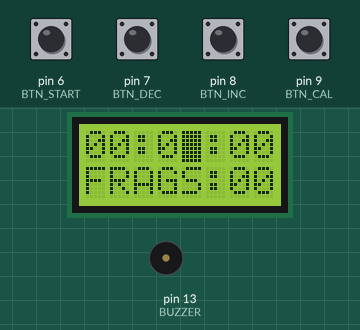
The sketch below on a simulated Arduino Uno, built with avr-gcc and run on an emulated ATmega328P. Shown: 8×2 character LCD, buzzer (waves = sounding, pin HIGH). Inputs (shaded band) come from the test bench; at power-on: pin 6 (BTN_START), pin 7 (BTN_DEC), pin 8 (BTN_INC), pin 9 (BTN_CAL) HIGH. EEPROM starts erased.

Above: at 1.4 s.
1.5 s: pin 6 (BTN_START) pulled LOW for 0.15 s
At 1.75 s:
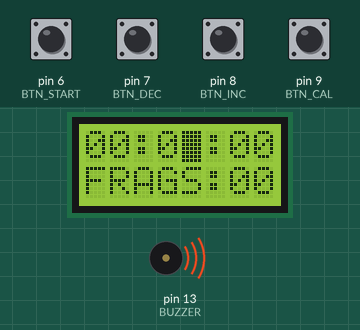
2.2 s: pin 7 (BTN_DEC) pulled LOW for 0.15 s
At 3.3 s:
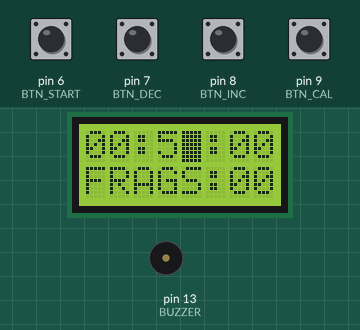
3.8 s: pin 9 (BTN_CAL) pulled LOW for 0.15 s
At 4.5 s:
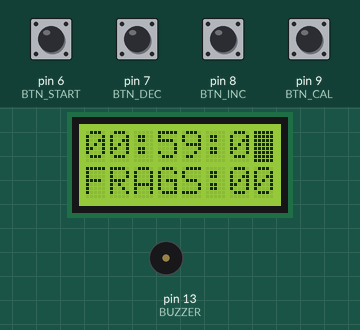
5.4 s: pin 8 (BTN_INC) pulled LOW for 0.15 s
7.0 s: pin 6 (BTN_START) pulled LOW for 1 s
At 8.0 s:
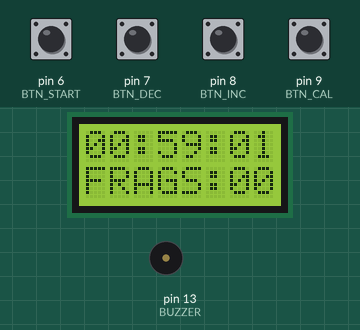
Timing chart, 0 to 10.0 s (numbered marks = the images above; inputs shaded):
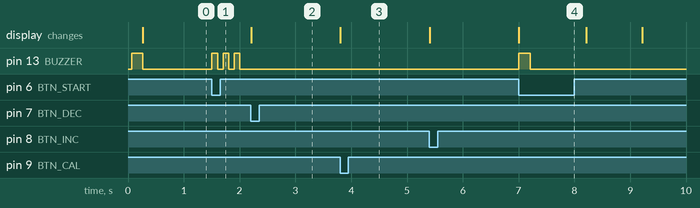

The sketch:

RespawnTimer.ino
```cpp
#include <EEPROM.h>
#include <Bounce2.h>
#include <LiquidCrystal.h>


#define HHC 0 // hours counter index in Counters array
#define MMC 1 // minutes counter index in Counters array
#define SSC 2 // seconds counter index in Counters array
#define FRGC 3 // frags counter index in Counters array

#define BTN_CAL 9 // calibration counter select button port
#define BTN_INC 8 // calibration counter increment button port
#define BTN_DEC 7 // calibration counter decrement button port
#define BTN_START 6 // timer start/frag decrement button port
#define BUZZER 13 // buzzer port

LiquidCrystal lcd(12, 11, 10, 5, 4, 3, 2);

// logic and timers
boolean CalibrationStarted = false;
boolean TimerStarted = false;
boolean FragsOnly = false;
boolean NoFrags = false;
uint8_t Counters[] = {
  0,0,0,0
};
uint8_t MaxCounters[] = {
  99,59,59,99
};
uint8_t CurrentCounter = 1;
unsigned long FinishTime;
unsigned long NextTick;
unsigned long frgBeep;

// button debouncers
Bounce btn_calibration = Bounce();
Bounce btn_increment = Bounce();
Bounce btn_decrement = Bounce();
Bounce btn_start = Bounce();

void setup() {
  pinMode(BTN_CAL, INPUT);
  digitalWrite(BTN_CAL,HIGH);
  btn_calibration.attach(BTN_CAL);
  btn_calibration.interval(5);

  pinMode(BTN_INC, INPUT);
  digitalWrite(BTN_INC,HIGH);
  btn_increment.attach(BTN_INC);
  btn_increment.interval(5);

  pinMode(BTN_DEC, INPUT);
  digitalWrite(BTN_DEC,HIGH);
  btn_decrement.attach(BTN_DEC);
  btn_decrement.interval(5);

  pinMode(BTN_START, INPUT);
  digitalWrite(BTN_START,HIGH);
  btn_start.attach(BTN_START);
  btn_start.interval(5);

  loadCounters();

  lcd.begin(8, 2);
  lcd.blink();

  pinMode(BUZZER, OUTPUT);
  beep(200);
}

void loop() {
  if(!TimerStarted){
    calibrationMode();
  }
  else {
    timerMode();
  }
}

void loadCounters() {
  Counters[HHC] = EEPROM.read(HHC);
  if(Counters[HHC] > MaxCounters[HHC]) {
    Counters[HHC] = 0;
  }
  Counters[MMC] = EEPROM.read(MMC);
  if(Counters[MMC] > MaxCounters[MMC]) {
    Counters[MMC] = 0;
  }
  Counters[SSC] = EEPROM.read(SSC);
  if(Counters[SSC] > MaxCounters[SSC]) {
    Counters[SSC] = 0;
  }
  Counters[FRGC] = EEPROM.read(FRGC);
  if(Counters[FRGC] > MaxCounters[FRGC]) {
    Counters[FRGC] = 0;
  }
}

void saveCounters() {
  if(Counters[HHC] != EEPROM.read(HHC)) {
    EEPROM.write(HHC, Counters[HHC]);
  }
  if(Counters[MMC] != EEPROM.read(MMC)) {
    EEPROM.write(MMC, Counters[MMC]);
  }
  if(Counters[SSC] != EEPROM.read(SSC)) {
    EEPROM.write(SSC, Counters[SSC]);
  }
  if(Counters[FRGC] != EEPROM.read(FRGC)) {
    EEPROM.write(FRGC, Counters[FRGC]);
  }
}

void beep(int ms) {
  digitalWrite(BUZZER, HIGH);
  delay(ms);
  digitalWrite(BUZZER, LOW);
}

void timerMode() {
  if(!NoFrags && millis() >= frgBeep) {
    // here we stop the frag decrementation counter beep
    digitalWrite(BUZZER, LOW);
  }
  if(!FragsOnly) {
    if(millis() >= FinishTime) {
      // clear the final second on screen!
      printNumber(0, 6, 0);
      // beep that time has come!
      beep(2000);
      resetTimer();
      return;
    }
    else if(millis() >= NextTick) {
      if(Counters[SSC] == 0) {
        Counters[SSC] = MaxCounters[SSC];
        if(Counters[MMC] == 0) {
          Counters[MMC] = MaxCounters[MMC];
          if(Counters[HHC] > 0) {
            Counters[HHC]--;
            printNumber(Counters[HHC], 0, 0);
          }
        }
        else {
          Counters[MMC]--;
        }
        printNumber(Counters[MMC], 3, 0);
      }
      else {
        Counters[SSC]--;
      }
      printNumber(Counters[SSC], 6, 0);
      NextTick = millis() + 1000;
    }
  }
  if(!NoFrags) {
    // handle the frags counting by pushing the start button
    if(btn_start.update() == 1 && btn_start.read() == 0 && Counters[FRGC] > 0) {
      Counters[FRGC]--;
      printNumber(Counters[FRGC], 6, 1);
      // reset if all the frags counted by this time period
      if(Counters[FRGC] == 0) {
        beep(2000);
        resetTimer();
        return;
      }
      else {
        // just short beep (but without delay) to indicate a new frag counted
        frgBeep = millis() + 200;
        digitalWrite(BUZZER, HIGH);
      }
    }
  }
}

void resetTimer() {
  loadCounters();
  printNumber(Counters[HHC], 0, 0);
  printNumber(Counters[MMC], 3, 0);
  printNumber(Counters[SSC], 6, 0);
  printNumber(Counters[FRGC], 6, 1);
  initTimer();
}

void initTimer() {
  if(!FragsOnly) {
    FinishTime = millis() + (1000 * ((unsigned long)Counters[SSC] + ((unsigned long)Counters[MMC] * 60) + ((unsigned long)Counters[HHC] * 3600)));
    NextTick = millis() + 1000; // get ready for next tick (seconds decrement)
  }
  // here we go to the timer mode!
  TimerStarted = true;
}

void calibrationMode() {
  if(!CalibrationStarted) {
    initCalibration();
  }

  // select next counter
  if(btn_calibration.update() == 1 && btn_calibration.read() == 0) {
    setCurrentCounter((CurrentCounter == FRGC) ? 0 : CurrentCounter + 1);
    return;
  }

  if(btn_increment.update() == 1 && btn_increment.read() == 0) {
    Counters[CurrentCounter] = (Counters[CurrentCounter] == MaxCounters[CurrentCounter]) ? 0 : Counters[CurrentCounter] + 1;
    printCounter(CurrentCounter);
    return;
  }

  if(btn_decrement.update() == 1 && btn_decrement.read() == 0) {
    Counters[CurrentCounter] = (Counters[CurrentCounter] == 0) ? MaxCounters[CurrentCounter] : Counters[CurrentCounter] - 1;
    printCounter(CurrentCounter);
    return;
  }

  if(btn_start.update() == 1 && btn_start.read() == 0) {
    if(Counters[SSC] == 0 && Counters[MMC] == 0 && Counters[HHC] == 0) {
      if(Counters[FRGC] > 0) {
        FragsOnly = true; // go to frags only mode
      }
      else { // or just nothing configured
        beep(100);
        delay(100);
        beep(100);
        delay(100);
        beep(100);
        delay(100);
        return;
      }
    }
    NoFrags = Counters[FRGC] == 0;
    // finishing the calibration - removing the cursor
    lcd.noBlink();
    // and beep about it :)
    beep(200);
    saveCounters();
    initTimer();
    return; // next mode is the timer mode
  }
}

void initCalibration() {
  // print initial time calibration string
  printNumber(Counters[HHC], 0, 0);
  lcd.print(":");
  printNumber(Counters[MMC], 3, 0);
  lcd.print(":");
  printNumber(Counters[SSC], 6, 0);

  // print initial frags calibration string
  lcd.setCursor(0, 1);
  lcd.print("FRAGS:");
  printNumber(Counters[FRGC], 6, 1);

  // set the calibration marker (cursor) to minutes by default...
  setCurrentCounter(MMC);

  CalibrationStarted = true;
}

void setCurrentCounter(uint8_t counter) {
  switch(counter) {
  case HHC:
    lcd.setCursor(1, 0);
    break;
  case MMC:
    lcd.setCursor(4, 0);
    break;
  case SSC:
    lcd.setCursor(7, 0);
    break;
  case FRGC:
    lcd.setCursor(7, 1);
    break;
  default:
    return;
  }
  CurrentCounter = counter;
}

void printCounter(uint8_t counter) {
  switch(counter) {
  case HHC:
    printNumber(Counters[HHC], 0, 0);
    break;
  case MMC:
    printNumber(Counters[MMC], 3, 0);
    break;
  case SSC:
    printNumber(Counters[SSC], 6, 0);
    break;
  case FRGC:
    printNumber(Counters[FRGC], 6, 1);
    break;
  default:
    return;
  }
  setCurrentCounter(counter);
}

void printNumber(uint8_t number, uint8_t col, uint8_t row) {
  lcd.setCursor(col, row);
  if(number < 10) {
    lcd.print(0);
  }
  lcd.print(number);
}
```

Measured:
- after the input at 1.5 s, pin 13 (BUZZER): alternates HIGH for 0.10 s and LOW for 0.10 s, starting at once
- after the input at 2.2 s, the display: changes at once (image 2)
- after the input at 3.8 s, the display: changes at once (image 3)
- after the input at 7.0 s, pin 13 (BUZZER): LOW → HIGH at once, → LOW 0.20 s later; the display: changes at once (image 4)
